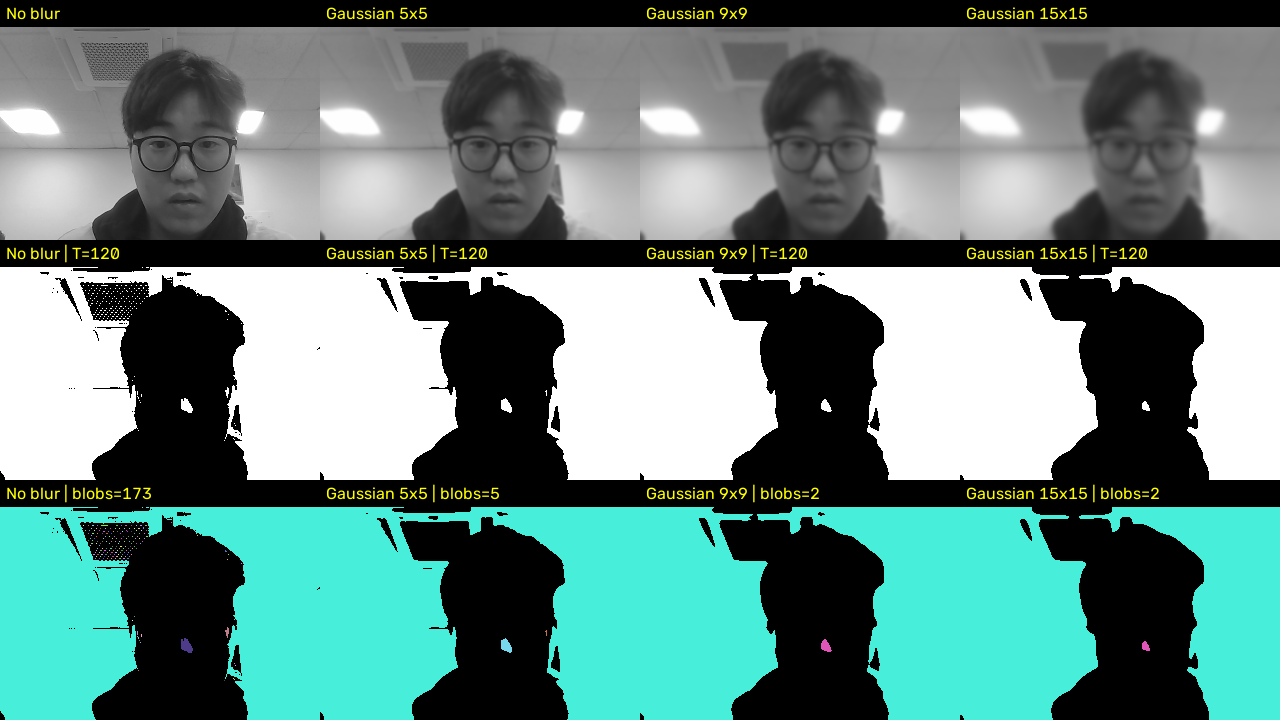
#> input picture Day9_1_Filtering/code/s1_2_capture/20261126_092744_all.png, 1280 x 720 px, given in place of the camera
$ python s3_2_noise_filter_webcam.py
#> lines starting #> are read from the running program, lines starting #| are printed output that depends on the picture; after the words box and inside, x2 and y2 are one past the last pixel; in counts of white or black regions, pixels touching at a corner belong together
import os
import time

import cv2
import numpy as np


'''설정'''
VIEW_W, VIEW_H = 240, 180       # 결과 타일 하나의 크기 (한 줄에 필터 3장 + 이진화 3장)
SIGMA_INIT = 20                 # 가우시안 노이즈 표준편차 초기값 (트랙바로 조절 가능)
SP_INIT = 5                     # 점 잡티(소금/후추) 비율 % 초기값 (트랙바로 조절 가능)
DIFF_T = 30                     # 깨끗한 영상과 이만큼 이상 차이나는 픽셀을 '잡티'로 센다 (s2_2와 같은 기준)
THRESH_INIT = 120               # 이진화 임계값 초기값 (트랙바로 조절 가능)
WIN = "Noise x Filter (s: save, q: quit)"
SAVE_DIR = os.path.join(os.path.dirname(os.path.abspath(__file__)), "s3_2_capture")

rng = np.random.default_rng()


'''카메라 준비'''
cap = cv2.VideoCapture(0)
if not cap.isOpened():
    print("카메라를 열 수 없다. 번호를 1로 바꿔 보거나 연결을 확인한다.")
    raise SystemExit

cv2.namedWindow(WIN)
cv2.createTrackbar("gauss sigma", WIN, SIGMA_INIT, 60, lambda v: None)
cv2.createTrackbar("salt&pepper %", WIN, SP_INIT, 30, lambda v: None)
cv2.createTrackbar("thresh", WIN, THRESH_INIT, 255, lambda v: None)


'''노이즈 함수'''
def no_noise(g, sigma, sp):
    return g.copy()


def gaussian_noise(g, sigma, sp):
    """모든 픽셀에 정규분포 흔들림을 더한다 (자글자글한 노이즈)"""
    return np.clip(g + rng.normal(0, sigma, g.shape), 0, 255).astype(np.uint8)


def salt_pepper_noise(g, sigma, sp):
    """일부 픽셀을 흰색(255)/검정(0) 점으로 바꾼다 (s2_2와 같은 방식)"""
    out = g.copy()
    ratio = sp / 100 / 2
    r = rng.random(g.shape)
    out[r < ratio] = 255
    out[r > 1 - ratio] = 0
    return out


NOISES = [
    ("노이즈 없음", "None", no_noise),
    ("가우시안 노이즈", "GaussN", gaussian_noise),
    ("점 잡티", "S&P", salt_pepper_noise),
]

FILTERS = [
    ("원본", "Orig", lambda g: g),
    ("가우시안 9", "Gauss9", lambda g: cv2.GaussianBlur(g, (9, 9), 0)),
    ("양방향", "Bilat", lambda g: cv2.bilateralFilter(g, 9, 50, 9)),
]


def count_speckles(g, clean):
    """깨끗한 영상과 DIFF_T 이상 차이나는 픽셀 수 = 남은 잡티 개수"""
    diff = np.abs(g.astype(int) - clean.astype(int))
    return int((diff > DIFF_T).sum())


def count_blobs(binary):
    """s1_2와 같은 방식: connectedComponents로 흰 덩어리 개수를 구한다 (배경 0번 제외)"""
    n, _ = cv2.connectedComponents(binary)
    return n - 1


def label(img, text):
    """타일 왼쪽 위에 글자 표시 (cv2.putText는 한글 미지원이라 영문 사용)"""
    out = cv2.cvtColor(img, cv2.COLOR_GRAY2BGR)
    cv2.rectangle(out, (0, 0), (VIEW_W, 26), (0, 0, 0), -1)
    cv2.putText(out, text, (6, 19), cv2.FONT_HERSHEY_SIMPLEX, 0.45, (0, 255, 255), 1, cv2.LINE_AA)
    return out


def save_results(results, view, sigma, sp, t):
    """현재 화면(통합 이미지 한 장)을 저장하고 노이즈/필터별 잡티 개수를 출력한다"""
    os.makedirs(SAVE_DIR, exist_ok=True) # 폴더 생성
    stamp = time.strftime("%Y%m%d_%H%M%S")
    print(f"\n[{stamp}] 저장 (가우시안 노이즈 sigma={sigma}, 점 잡티 {sp}%, 잡티 기준 차이>{DIFF_T}, 이진화 T={t})") # 잡티 개수
    print(f"{'노이즈':12s} | {'필터':10s} | 잡티 픽셀 | 이진화 덩어리")
    print("-" * 55)
    for noise_name, filter_name, n, blobs in results:
        print(f"{noise_name:12s} | {filter_name:10s} | {n:7d}개 | {blobs:6d}개")
    path = os.path.join(SAVE_DIR, f"{stamp}_all.png")
    cv2.imwrite(path, view)                                          # 통합 이미지 한 장만 저장
    print(f"→ {path}")


'''카메라로 영상 읽어들이기'''
while True:
    ok, frame = cap.read()
#> frame is the input picture: shape (720, 1280, 3); mean B, G, R 129.2, 134.7, 102.8
    if not ok:
        print("프레임을 읽지 못했다.")
        break

    '''검사처리 부분'''
    clean = cv2.resize(cv2.cvtColor(frame, cv2.COLOR_BGR2GRAY), (VIEW_W, VIEW_H))
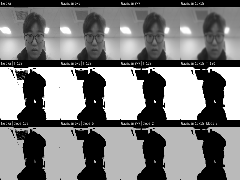
#> clean: shape (180, 240); min 0, max 255, mean 123.9
    sigma = cv2.getTrackbarPos("gauss sigma", WIN)
    sp = cv2.getTrackbarPos("salt&pepper %", WIN)
    t = cv2.getTrackbarPos("thresh", WIN)

    results, rows = [], []
    for noise_name, noise_title, add_noise in NOISES:
        noisy = add_noise(clean, sigma, sp)
        gray_row, bin_row = [], []
        for filter_name, filter_title, apply_filter in FILTERS:
            img = apply_filter(noisy)
            _, b = cv2.threshold(img, t, 255, cv2.THRESH_BINARY)
            n = count_speckles(img, clean)
            blobs = count_blobs(b)
            results.append((noise_name, filter_name, n, blobs))
            gray_row.append(label(img, f"{noise_title}|{filter_title}|noise {n}"))
            bin_row.append(label(b, f"{noise_title}|{filter_title}|bin T={t}|blobs {blobs}"))
        rows.append(np.hstack(gray_row + bin_row))
#> this loop made 3 passes
#> pass 1, in label (call 2), `out = cv2.cvtColor(img, cv2.COLOR_GRAY2BGR)`:
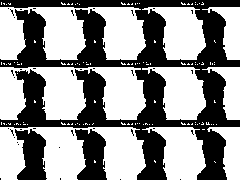
#> out: shape (180, 240, 3); 57.4% white; 40 black regions (37 under 20 px), largest, box (x1, y1, x2, y2) and area: (0, 0, 240, 180) 16041, (75, 129, 107, 180) 1117, (15, 129, 47, 180) 1110
#> pass 1, in count_speckles (call 2), `diff = np.abs(g.astype(int) - clean.astype(int))`:
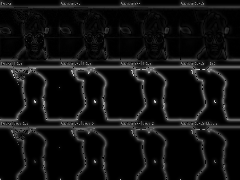
#> diff: shape (180, 240) int64; min 0, max 218, mean 16.9
#> after the loop:
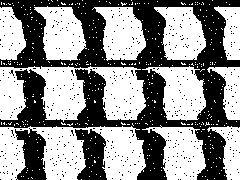
#> b: shape (180, 240); 56% white; 509 black regions (506 under 20 px), largest, box (x1, y1, x2, y2) and area: (0, 0, 240, 180) 16196, (75, 129, 107, 180) 1091, (15, 128, 47, 180) 1082
#> after the loop:
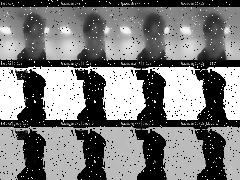
#> img: shape (180, 240); min 0, max 255, mean 123.5
#> after the loop:
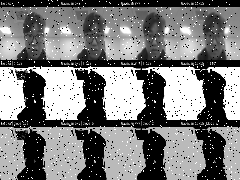
#> noisy: shape (180, 240); min 0, max 255, mean 124
#> after the loop, results = 9 items, first 6: ('노이즈 없음', '원본', 0, 128), ('노이즈 없음', '가우시안 9', 8408, 15), ('노이즈 없음', '양방향', 311, 124), ('가우시안 노이즈', '원본', 4091, 209), ('가우시안 노이즈', '가우시안 9', 9019, 17), ('가우시안 노이즈', '양방향', 518, 128); rows = 3 items

    # 행: 노이즈 종류, 열: [원본 / 가우시안 / 양방향] + [각각의 이진화]
    view = np.vstack(rows)
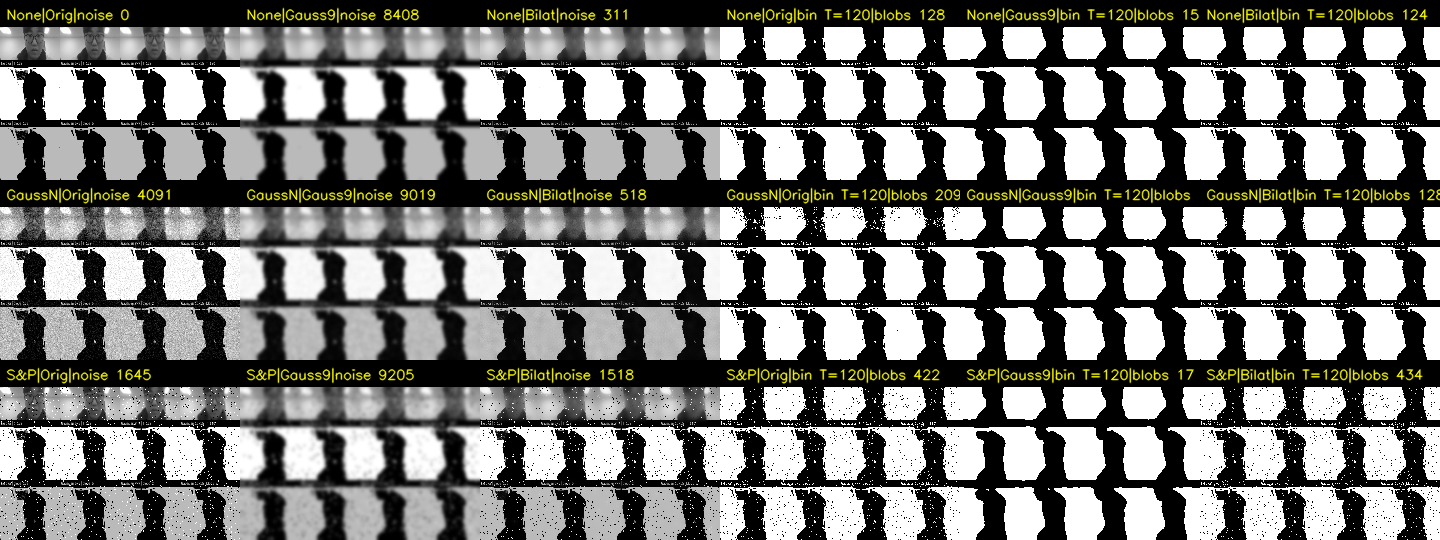
#> view: shape (540, 1440, 3); mean of channels 0, 1, 2 118.1, 121.6, 121.6; drawn as B, G, R
    cv2.imshow(WIN, view)

    key = cv2.waitKey(1) & 0xFF
#> (key q is pressed here)
    if key == ord("s"):
        save_results(results, view, sigma, sp, t)
    elif key == ord("q"):
        break


'''창 닫기'''
cap.release()
cv2.destroyAllWindows()

$ run again, on Day9_1_Filtering/code/s1_2_capture/20261126_092744_gauss15x15_blobs.png
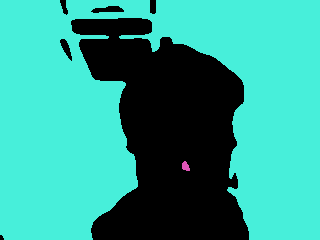
#> input picture Day9_1_Filtering/code/s1_2_capture/20261126_092744_gauss15x15_blobs.png, 320 x 240 px, given in place of the camera
#> frame is the input picture: shape (240, 320, 3); mean B, G, R 145.4, 159.3, 47.5
#> the loop `for noise_name, noise_title, add_noise in NOISES:` made 3 passes
#> after the loop `for noise_name, noise_title, add_noise in NOISES:`:
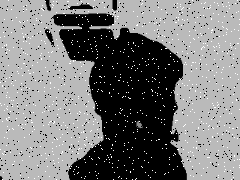
#> noisy: shape (180, 240); min 0, max 255, mean 124.2
#> after the loop `for noise_name, noise_title, add_noise in NOISES:`: results = [('노이즈 없음', '원본', 0, 2), ('노이즈 없음', '가우시안 9', 2396, 1), ('노이즈 없음', '양방향', 48, 2), ('가우시안 노이즈', '원본', 4499, 2), ('가우시안 노이즈', '가우시안 9', 2493, 1), ('가우시안 노이즈', '양방향', 111, 2), ('점 잡티', '원본', 1820, 298), ('점 잡티', '가우시안 9', 2657, 2), ('점 잡티', '양방향', 1154, 298)]; rows = 3 items
#> `view = np.vstack(rows)`:
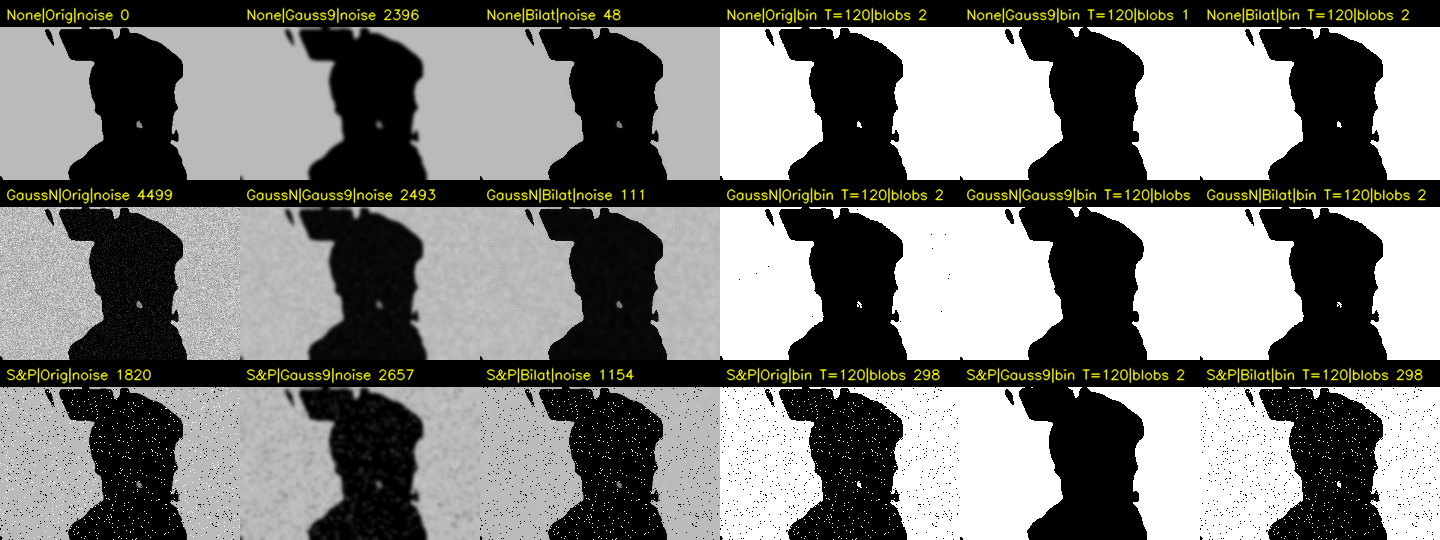
#> view: shape (540, 1440, 3); mean of channels 0, 1, 2 118.2, 121.6, 121.6; drawn as B, G, R
